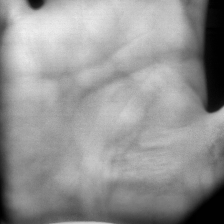
#> input picture prototype_results_onnx/rejected/raw/recognition_20260602_013027_924569_raw.png, 224 x 224 px; its folder holds only this picture in this run
$ python 'preprocess_rejected_90roi copy.py'
#> lines starting #> are read from the running program, lines starting #| are printed output that depends on the picture; after the words box and inside, x2 and y2 are one past the last pixel; in counts of white or black regions, pixels touching at a corner belong together
"""
Batch preprocessing for rejected 1920x1080 palm captures.

Input:
    captures/res_1920x1080_dataset_v3/rejected/raw

Output:
    captures/res_1920x1080_dataset_v3/rejected/result

Pipeline:
1. Segment palm/hand from dark background.
2. Estimate the palm core by ignoring narrow finger rows.
3. Extract an adaptive square ROI covering 90% of the detected palm-core span.
3. Apply CLAHE.
4. Normalize and resize to 224x224.
"""

from __future__ import annotations

import argparse
import json
from pathlib import Path
from typing import Optional

import cv2
import matplotlib.pyplot as plt
import numpy as np


ROOT_DIR = Path(__file__).resolve().parent
DEFAULT_INPUT_DIR = ROOT_DIR / "captures/res_1920x1080_dataset_v3/rejected/raw"
DEFAULT_OUTPUT_DIR = ROOT_DIR / "captures/res_1920x1080_dataset_v3/rejected/result"

ROI_SCALE = 0.90
PALM_CORE_WIDTH_RATIO = 0.60
FINAL_SIZE = 224
CLAHE_CLIP = 2.0
CLAHE_TILE = (8, 8)
SKIP_DONE = True
IMAGE_EXTENSIONS = {".png", ".jpg", ".jpeg", ".bmp", ".tif", ".tiff"}


def read_metadata(img_path: Path) -> dict:
    """Read optional capture metadata stored next to the image."""
    meta_path = img_path.with_suffix(".json")
    if not meta_path.exists():
        return {}

    try:
        with meta_path.open("r", encoding="utf-8") as handle:
            return json.load(handle)
    except (OSError, json.JSONDecodeError):
        return {}


def get_palm_mask(gray: np.ndarray) -> np.ndarray:
    """Segment the bright palm/hand from the dark capture background."""
    blurred = cv2.GaussianBlur(gray, (9, 9), 0)
    _, mask = cv2.threshold(blurred, 0, 255, cv2.THRESH_BINARY + cv2.THRESH_OTSU)

    h, w = gray.shape
    kernel_size = max(15, int(round(min(h, w) * 0.018)))
    if kernel_size % 2 == 0:
        kernel_size += 1

    kernel = cv2.getStructuringElement(
        cv2.MORPH_ELLIPSE,
        (kernel_size, kernel_size),
    )
    mask = cv2.morphologyEx(mask, cv2.MORPH_CLOSE, kernel, iterations=3)
    mask = cv2.morphologyEx(mask, cv2.MORPH_OPEN, kernel, iterations=2)
    return keep_largest_component(mask)


def keep_largest_component(mask: np.ndarray) -> np.ndarray:
    """Drop small thresholding artifacts and keep only the main hand component."""
    contours, _ = cv2.findContours(mask, cv2.RETR_EXTERNAL, cv2.CHAIN_APPROX_SIMPLE)
    cleaned = np.zeros_like(mask)
    if not contours:
        return cleaned

    largest = max(contours, key=cv2.contourArea)
    cv2.drawContours(cleaned, [largest], -1, 255, thickness=cv2.FILLED)
    return cleaned


def contour_stats(mask: np.ndarray, image_shape: tuple[int, int]) -> dict:
    """Return center and bounding box of the largest palm contour."""
    contours, _ = cv2.findContours(mask, cv2.RETR_EXTERNAL, cv2.CHAIN_APPROX_SIMPLE)
    h, w = image_shape
    if not contours:
        return {
            "found": False,
            "area": 0.0,
            "bbox": (0, 0, w, h),
            "center": (w // 2, h // 2),
        }

    largest = max(contours, key=cv2.contourArea)
    x, y, bw, bh = cv2.boundingRect(largest)
    moments = cv2.moments(largest)
    if moments["m00"] > 0:
        cx = int(moments["m10"] / moments["m00"])
        cy = int(moments["m01"] / moments["m00"])
    else:
        cx = x + bw // 2
        cy = y + bh // 2

    return {
        "found": True,
        "area": float(cv2.contourArea(largest)),
        "bbox": (int(x), int(y), int(x + bw), int(y + bh)),
        "center": (int(cx), int(cy)),
    }


def largest_true_run(flags: np.ndarray) -> Optional[tuple[int, int]]:
    """Return [start, end) of the longest contiguous True run."""
    best_start = None
    best_len = 0
    current_start = None

    for idx, value in enumerate(flags):
        if value and current_start is None:
            current_start = idx
        if (not value or idx == len(flags) - 1) and current_start is not None:
            end = idx + 1 if value and idx == len(flags) - 1 else idx
            run_len = end - current_start
            if run_len > best_len:
                best_start = current_start
                best_len = run_len
            current_start = None

    if best_start is None:
        return None
    return (int(best_start), int(best_start + best_len))


def palm_core_bbox(
    mask: np.ndarray,
    fallback_bbox: tuple[int, int, int, int],
    width_ratio: float = PALM_CORE_WIDTH_RATIO,
) -> tuple[int, int, int, int]:
    """
    Estimate palm-only bbox by keeping rows where the hand mask is wide.

    Finger rows are narrow or split by gaps, while palm rows have a broad
    continuous mask. The largest wide-row band gives a practical palm core for
    ROI extraction on full-hand captures.
    """
    ys, xs = np.where(mask > 0)
    if len(xs) == 0:
        return fallback_bbox

    row_widths = np.zeros(mask.shape[0], dtype=np.int32)
    for y in np.unique(ys):
        x_values = xs[ys == y]
        row_widths[y] = int(x_values.max() - x_values.min() + 1)

    max_width = int(row_widths.max())
    if max_width <= 0:
        return fallback_bbox

    wide_rows = row_widths >= int(round(max_width * width_ratio))
    run = largest_true_run(wide_rows)
    if run is None:
        return fallback_bbox

    y1, y2 = run
    min_height = max(1, int((fallback_bbox[3] - fallback_bbox[1]) * 0.25))
    if y2 - y1 < min_height:
        return fallback_bbox

    core = mask[y1:y2, :]
    core_ys, core_xs = np.where(core > 0)
    if len(core_xs) == 0:
        return fallback_bbox

    x1 = int(core_xs.min())
    x2 = int(core_xs.max() + 1)
    return (x1, int(y1), x2, int(y2))


def intensity_weighted_centroid(
    gray: np.ndarray,
    mask: np.ndarray,
    rough_center: tuple[int, int],
    window: int,
) -> tuple[int, int]:
    """Shift the ROI center toward brighter palm pixels inside the mask."""
    cx, cy = rough_center
    h, w = gray.shape
    x1 = max(0, cx - window)
    x2 = min(w, cx + window)
    y1 = max(0, cy - window)
    y2 = min(h, cy + window)

    patch = gray[y1:y2, x1:x2].astype(np.float64)
    mask_patch = mask[y1:y2, x1:x2].astype(np.float64) / 255.0
    weighted = patch * mask_patch
    total = weighted.sum()
    if total <= 0:
        return rough_center

    ys, xs = np.mgrid[0 : patch.shape[0], 0 : patch.shape[1]]
    refined_x = int((xs * weighted).sum() / total) + x1
    refined_y = int((ys * weighted).sum() / total) + y1
    return (refined_x, refined_y)


def clamp_square_box(
    center: tuple[int, int],
    side: int,
    image_shape: tuple[int, int],
) -> tuple[int, int, int, int]:
    """Build a square crop box and keep it inside image bounds."""
    h, w = image_shape
    side = int(min(max(1, side), w, h))
    half = side // 2
    cx, cy = center

    x1 = int(cx - half)
    y1 = int(cy - half)
    x2 = x1 + side
    y2 = y1 + side

    if x1 < 0:
        x2 -= x1
        x1 = 0
    if y1 < 0:
        y2 -= y1
        y1 = 0
    if x2 > w:
        x1 -= x2 - w
        x2 = w
    if y2 > h:
        y1 -= y2 - h
        y2 = h

    return (max(0, x1), max(0, y1), min(w, x2), min(h, y2))


def extract_adaptive_roi(
    gray: np.ndarray,
    roi_scale: float = ROI_SCALE,
) -> tuple[np.ndarray, dict]:
    """
    Extract ROI covering roi_scale of the detected palm-core span.

    For 1920x1080 captures the hand often touches the top/bottom border, so a
    fixed 384px ROI is too small. This estimates a palm-core bbox from the
    largest contour, takes 90% of the smaller palm-core dimension as a square
    ROI side, then centers it using an intensity-weighted centroid.
    """
    if not (0.0 < roi_scale <= 1.0):
        raise ValueError("roi_scale must satisfy 0 < roi_scale <= 1")

    palm_mask = get_palm_mask(gray)
    stats = contour_stats(palm_mask, gray.shape)
    core_bbox = palm_core_bbox(palm_mask, stats["bbox"])
    x1, y1, x2, y2 = core_bbox
    bbox_w = max(1, x2 - x1)
    bbox_h = max(1, y2 - y1)
    side = int(round(min(bbox_w, bbox_h) * roi_scale))

    window = max(side // 2, 120)
    core_center = (x1 + bbox_w // 2, y1 + bbox_h // 2)
    refined_center = intensity_weighted_centroid(
        gray,
        palm_mask,
        core_center,
        window=window,
    )
    roi_box = clamp_square_box(refined_center, side, gray.shape)
    rx1, ry1, rx2, ry2 = roi_box
    roi = gray[ry1:ry2, rx1:rx2]

    debug = {
        "palm_mask": palm_mask,
        "hand_bbox": stats["bbox"],
        "palm_bbox": core_bbox,
        "palm_area": stats["area"],
        "rough_center": core_center,
        "hand_center": stats["center"],
        "refined_center": refined_center,
        "roi_box": roi_box,
        "roi_scale": float(roi_scale),
        "roi_side": int(side),
        "centroid_window": int(window),
    }
    return roi, debug


def apply_clahe(
    gray: np.ndarray,
    clip_limit: float = CLAHE_CLIP,
    tile_grid: tuple[int, int] = CLAHE_TILE,
) -> np.ndarray:
    """Apply CLAHE to enhance local palm-vein contrast."""
    clahe = cv2.createCLAHE(clipLimit=clip_limit, tileGridSize=tile_grid)
    return clahe.apply(gray)


def normalize_and_resize(gray: np.ndarray, final_size: int = FINAL_SIZE) -> np.ndarray:
    """Normalize intensity to [0, 255] and resize to model input size."""
    normalized = cv2.normalize(gray, None, 0, 255, cv2.NORM_MINMAX).astype(np.uint8)
    return cv2.resize(
        normalized,
        (final_size, final_size),
        interpolation=cv2.INTER_AREA,
    )


def preprocess_image(img_path: Path, roi_scale: float, final_size: int) -> dict:
    """Run full preprocessing pipeline on one image."""
    raw = cv2.imread(str(img_path), cv2.IMREAD_GRAYSCALE)
    if raw is None:
        raise ValueError(f"Cannot read image: {img_path}")

    roi, debug = extract_adaptive_roi(raw, roi_scale=roi_scale)
    clahe = apply_clahe(roi)
    final = normalize_and_resize(clahe, final_size=final_size)
    metadata = read_metadata(img_path)

    if metadata:
        debug["metadata_bbox"] = metadata.get("bbox")
        debug["metadata_center"] = metadata.get("center")

    return {
        "raw": raw,
        "roi": roi,
        "clahe": clahe,
        "final": final,
        "debug": debug,
        "path": img_path,
    }


def write_gray(path: Path, image: np.ndarray) -> None:
    """Write a grayscale image and fail loudly if OpenCV cannot encode it."""
    path.parent.mkdir(parents=True, exist_ok=True)
    ok = cv2.imwrite(str(path), image)
    if not ok:
        raise OSError(f"Failed to write image: {path}")


def visualize_pipeline(result: dict, save_path: Path) -> None:
    """Save a compact debug visualization for ROI tuning."""
    raw = result["raw"]
    roi = result["roi"]
    clahe = result["clahe"]
    final = result["final"]
    debug = result["debug"]
    mask = debug["palm_mask"]
    fname = result["path"].name

    fig, axes = plt.subplots(1, 5, figsize=(22, 5))
    fig.suptitle(f"Adaptive 90% ROI preprocessing: {fname}", fontsize=13)

    ax = axes[0]
    ax.imshow(raw, cmap="gray")
    bbox = debug["palm_bbox"]
    roi_box = debug["roi_box"]
    rough_center = debug["rough_center"]
    refined_center = debug["refined_center"]
    ax.add_patch(
        plt.Rectangle(
            (bbox[0], bbox[1]),
            bbox[2] - bbox[0],
            bbox[3] - bbox[1],
            linewidth=2,
            edgecolor="yellow",
            facecolor="none",
            label="Palm bbox",
        )
    )
    ax.add_patch(
        plt.Rectangle(
            (roi_box[0], roi_box[1]),
            roi_box[2] - roi_box[0],
            roi_box[3] - roi_box[1],
            linewidth=2,
            edgecolor="lime",
            facecolor="none",
            label="90% ROI",
        )
    )
    ax.plot(*rough_center, "b+", markersize=14, markeredgewidth=2)
    ax.plot(*refined_center, "r+", markersize=14, markeredgewidth=2)
    ax.set_title(f"1. Original\n{raw.shape[1]}x{raw.shape[0]}")
    ax.axis("off")

    axes[1].imshow(mask, cmap="gray")
    axes[1].set_title("2. Palm Mask")
    axes[1].axis("off")

    axes[2].imshow(roi, cmap="gray")
    axes[2].set_title(f"3. ROI\n{roi.shape[1]}x{roi.shape[0]}")
    axes[2].axis("off")

    axes[3].imshow(clahe, cmap="gray")
    axes[3].set_title(f"4. CLAHE\nclip={CLAHE_CLIP}, tile={CLAHE_TILE}")
    axes[3].axis("off")

    axes[4].imshow(final, cmap="gray")
    axes[4].set_title(f"5. Final\n{FINAL_SIZE}x{FINAL_SIZE}")
    axes[4].axis("off")

    plt.tight_layout()
    save_path.parent.mkdir(parents=True, exist_ok=True)
    plt.savefig(save_path, dpi=150, bbox_inches="tight")
    plt.close(fig)


def image_files(input_dir: Path) -> list[Path]:
    """Return supported image files sorted by name."""
    return sorted(
        path
        for path in input_dir.iterdir()
        if path.is_file() and path.suffix.lower() in IMAGE_EXTENSIONS
    )


def parse_args() -> argparse.Namespace:
    parser = argparse.ArgumentParser(
        description="Preprocess rejected palm captures using adaptive 90% ROI.",
    )
    parser.add_argument("--input-dir", type=Path, default=DEFAULT_INPUT_DIR)
    parser.add_argument("--output-dir", type=Path, default=DEFAULT_OUTPUT_DIR)
    parser.add_argument("--roi-scale", type=float, default=ROI_SCALE)
    parser.add_argument("--final-size", type=int, default=FINAL_SIZE)
    parser.add_argument("--no-skip", action="store_true", help="Reprocess existing outputs.")
    parser.add_argument(
        "--no-debug",
        action="store_true",
        help="Only save final images, without ROI/mask/CLAHE/visualization files.",
    )
    return parser.parse_args()


def main() -> None:
    args = parse_args()
    input_dir = args.input_dir
    output_dir = args.output_dir
    final_dir = output_dir / "final"
    roi_dir = output_dir / "roi"
    clahe_dir = output_dir / "clahe"
    mask_dir = output_dir / "mask"
    viz_dir = output_dir / "visualizations"

    images = image_files(input_dir)
    if not images:
        raise SystemExit(f"No images found in: {input_dir}")

    output_dir.mkdir(parents=True, exist_ok=True)

    processed = 0
    skipped = 0
    failed = 0
    print(f"Input    : {input_dir}")
    print(f"Output   : {output_dir}")
    print(f"Images   : {len(images)}")
    print(f"ROI scale: {args.roi_scale:.2f}")
    print("-" * 60)

    for idx, img_path in enumerate(images, start=1):
        stem = img_path.stem
        final_path = final_dir / f"{stem}_final.png"
        if SKIP_DONE and not args.no_skip and final_path.exists():
            skipped += 1
            print(f"[{idx:>3}/{len(images)}] {img_path.name} SKIP")
            continue

        try:
            result = preprocess_image(
                img_path,
                roi_scale=float(args.roi_scale),
                final_size=int(args.final_size),
            )
#> in preprocess_image, raw is the input picture: shape (224, 224); min 0, max 239, mean 148
#> in get_palm_mask, `_, mask = cv2.threshold(blurred, 0, 255, cv2.THRESH_BINARY + cv2.THRES..`:
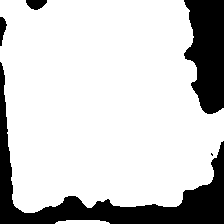
#> mask: shape (224, 224); 80% white; 5 black regions (1 under 20 px), largest, box (x1, y1, x2, y2) and area: (0, 62, 224, 224) 6266, (184, 0, 224, 114) 3508, (26, 0, 47, 10) 155, (0, 17, 7, 46) 122
#> in get_palm_mask, `mask = cv2.morphologyEx(mask, cv2.MORPH_CLOSE, kernel, iterations=3)`:
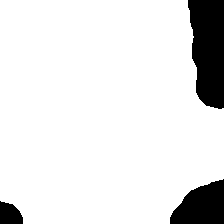
#> mask: shape (224, 224); 89.3% white; 3 black regions, box (x1, y1, x2, y2) and area: (188, 0, 224, 109) 3222, (170, 179, 224, 224) 1746, (0, 201, 23, 224) 414
#> in keep_largest_component, `contours, _ = cv2.findContours(mask, cv2.RETR_EXTERNAL, cv2.CHAIN_APPR..`: contours = 1 contour; box (x1, y1, x2, y2) and area: (0, 0, 224, 224) 44379
#> in keep_largest_component, `largest = max(contours, key=cv2.contourArea)`: largest = contour of 93 points, box (x1, y1, x2, y2) (0, 0, 224, 224), area 44379
#> in contour_stats, `x, y, bw, bh = cv2.boundingRect(largest)`: x = 0; bw = 224
#> in contour_stats, `moments = cv2.moments(largest)`: moments = moments, m00 44379, centre m10/m00, m01/m00 = (102, 111.4)
#> in contour_stats, `cx = int(moments["m10"] / moments["m00"])`: cx = 101
#> in contour_stats, `cy = int(moments["m01"] / moments["m00"])`: cy = 111
#> in extract_adaptive_roi, `stats = contour_stats(palm_mask, gray.shape)`: stats = {'found': True, 'area': 44379, 'bbox': (0, 0, 224, 224), 'center': (101, 111)}
#> after the loop in palm_core_bbox, `for y in np.unique(ys):`: row_widths = 224 values, max 224 at index 108, min 147 at index 217, mean 200
#> in palm_core_bbox, `max_width = int(row_widths.max())`: max_width = 224
#> the loop in largest_true_run, `for idx, value in enumerate(flags):` made 224 passes
#> (end, run_len, best_start, best_len) on pass 224: (224, 224, 0, 224)
#> after the loop in largest_true_run, `for idx, value in enumerate(flags):`: best_start = 0; end = 224
#> in palm_core_bbox, `run = largest_true_run(wide_rows)`: run = (0, 224)
#> in palm_core_bbox, `y1, y2 = run`: y1 = 0; y2 = 224
#> in palm_core_bbox, `x1 = int(core_xs.min())`: x1 = 0
#> in palm_core_bbox, `x2 = int(core_xs.max() + 1)`: x2 = 224
#> in extract_adaptive_roi, `core_bbox = palm_core_bbox(palm_mask, stats["bbox"])`: core_bbox = (0, 0, 224, 224)
#> in extract_adaptive_roi, `x1, y1, x2, y2 = core_bbox`: x1 = 0; x2 = 224
#> in extract_adaptive_roi, `side = int(round(min(bbox_w, bbox_h) * roi_scale))`: side = 202
#> in extract_adaptive_roi, `window = max(side // 2, 120)`: window = 120
#> in extract_adaptive_roi, `core_center = (x1 + bbox_w // 2, y1 + bbox_h // 2)`: core_center = (112, 112)
#> in intensity_weighted_centroid, `cx, cy = rough_center`: cx = 112
#> in intensity_weighted_centroid, `x1 = max(0, cx - window)`: x1 = 0
#> in intensity_weighted_centroid, `x2 = min(w, cx + window)`: x2 = 224
#> in intensity_weighted_centroid, `y1 = max(0, cy - window)`: y1 = 0
#> in intensity_weighted_centroid, `y2 = min(h, cy + window)`: y2 = 224
#> in intensity_weighted_centroid, `weighted = patch * mask_patch`:
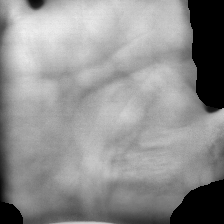
#> weighted: shape (224, 224) float64; min 0, max 239, mean 143.8
#> in intensity_weighted_centroid, `total = weighted.sum()`: total = 7214447
#> in intensity_weighted_centroid, `refined_x = int((xs * weighted).sum() / total) + x1`: refined_x = 101
#> in intensity_weighted_centroid, `refined_y = int((ys * weighted).sum() / total) + y1`: refined_y = 102
#> in extract_adaptive_roi, `refined_center = intensity_weighted_centroid( gray, palm_mask, core_ce..`: refined_center = (101, 102)
#> in clamp_square_box, `side = int(min(max(1, side), w, h))`: side = 202
#> in clamp_square_box, `half = side // 2`: half = 101
#> in clamp_square_box, `cx, cy = center`: cy = 102
#> in clamp_square_box, `x1 = int(cx - half)`: x1 = 0
#> in clamp_square_box, `y1 = int(cy - half)`: y1 = 1
#> in clamp_square_box, `x2 = x1 + side`: x2 = 202
#> in clamp_square_box, `y2 = y1 + side`: y2 = 203
#> in extract_adaptive_roi, `roi_box = clamp_square_box(refined_center, side, gray.shape)`: roi_box = (0, 1, 202, 203)
#> in extract_adaptive_roi, `rx1, ry1, rx2, ry2 = roi_box`: rx1 = 0; ry1 = 1; rx2 = 202; ry2 = 203
#> in extract_adaptive_roi, `roi = gray[ry1:ry2, rx1:rx2]`:
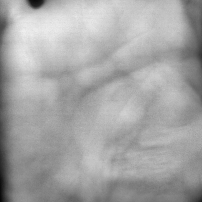
#> roi: shape (202, 202); min 6, max 239, mean 165.2
#> in preprocess_image, `roi, debug = extract_adaptive_roi(raw, roi_scale=roi_scale)`: debug = 11 items
#> in apply_clahe, `return clahe.apply(gray)`:
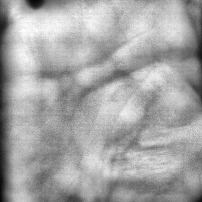
#> returned value: shape (202, 202); min 3, max 254, mean 165.2
#> result = 6 items
            write_gray(final_path, result["final"])

            if not args.no_debug:
                write_gray(roi_dir / f"{stem}_roi.png", result["roi"])
                write_gray(clahe_dir / f"{stem}_clahe.png", result["clahe"])
                write_gray(mask_dir / f"{stem}_mask.png", result["debug"]["palm_mask"])
                visualize_pipeline(result, viz_dir / f"{stem}_pipeline.png")
#> in visualize_pipeline, `debug = result["debug"]`: debug = 11 items
#> in visualize_pipeline, `bbox = debug["palm_bbox"]`: bbox = (0, 0, 224, 224)
#> in visualize_pipeline, `roi_box = debug["roi_box"]`: roi_box = (0, 1, 202, 203)
#> in visualize_pipeline, `rough_center = debug["rough_center"]`: rough_center = (112, 112)
#> in visualize_pipeline, `refined_center = debug["refined_center"]`: refined_center = (101, 102)
#> in visualize_pipeline, `plt.savefig(save_path, dpi=150, bbox_inches="tight")`:
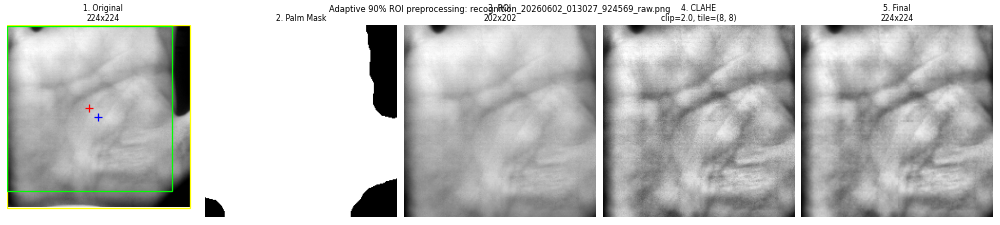
#> figure drawn by matplotlib, 5 panels

            processed += 1
            roi_box = result["debug"]["roi_box"]
#> roi_box = (0, 1, 202, 203)
            print(
                f"[{idx:>3}/{len(images)}] {img_path.name} OK "
                f"roi={roi_box} side={result['debug']['roi_side']}"
            )
#| [  1/1] recognition_20260602_013027_924569_raw.png OK roi=(0, 1, 202, 203) side=202
        except Exception as exc:
            failed += 1
            print(f"[{idx:>3}/{len(images)}] {img_path.name} FAIL: {exc}")

    print("=" * 60)
    print(f"Finished. processed={processed}, skipped={skipped}, failed={failed}")
    print(f"Final images: {final_dir}")


if __name__ == "__main__":
    main()
